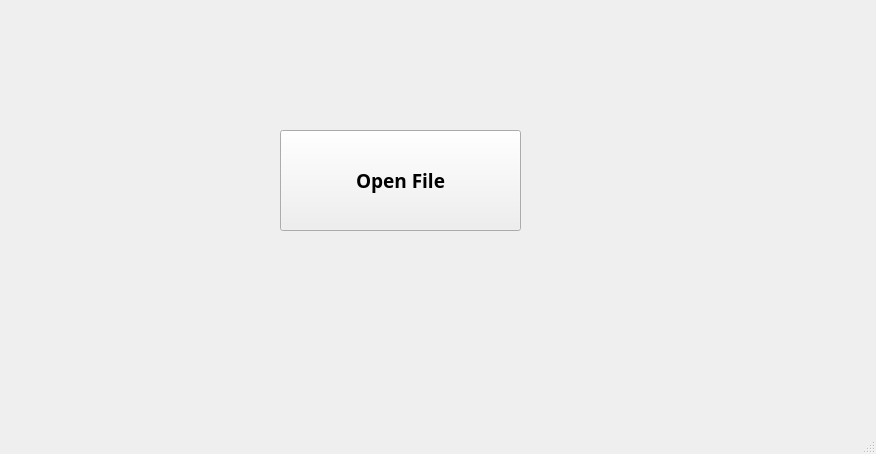
<?xml version="1.0" encoding="UTF-8"?>
<ui version="4.0">
 <class>MainWindow</class>
 <widget class="QMainWindow" name="MainWindow">
  <property name="geometry">
   <rect>
    <x>0</x>
    <y>0</y>
    <width>876</width>
    <height>454</height>
   </rect>
  </property>
  <property name="windowTitle">
   <string>MainWindow</string>
  </property>
  <widget class="QWidget" name="centralwidget">
   <widget class="QPushButton" name="pushButton">
    <property name="geometry">
     <rect>
      <x>280</x>
      <y>130</y>
      <width>241</width>
      <height>101</height>
     </rect>
    </property>
    <property name="font">
     <font>
      <family>Bahnschrift SemiBold</family>
      <pointsize>14</pointsize>
      <weight>75</weight>
      <bold>true</bold>
     </font>
    </property>
    <property name="text">
     <string>Open File</string>
    </property>
   </widget>
  </widget>
  <widget class="QMenuBar" name="menubar">
   <property name="geometry">
    <rect>
     <x>0</x>
     <y>0</y>
     <width>876</width>
     <height>21</height>
    </rect>
   </property>
  </widget>
  <widget class="QStatusBar" name="statusbar"/>
 </widget>
 <resources/>
 <connections/>
</ui>
